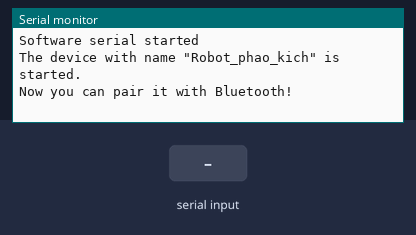
Recording of a sketch running on a simulated ESP32. On the bench: the last lines printed to the serial monitor. The inputs (shaded band) are chosen by the test bench. Nothing arrives over Bluetooth unless stated.

Above: at 1.2 s.
1.3 s: "K\n" received over Serial
At 2.3 s:
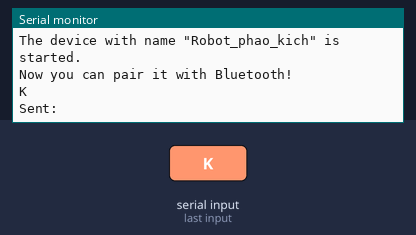
2.8 s: "1\n" received over the second serial link
At 3.5 s:
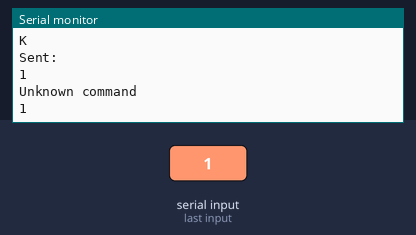
4.3 s: "0\n" received over Serial
At 5.5 s:
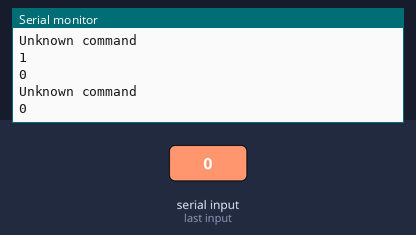
5.8 s: "2\n" received over the second serial link
At 6.9 s:
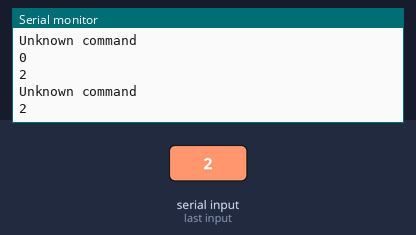
Timing chart, 0 to 8.3 s (numbered marks = the images above; inputs shaded):
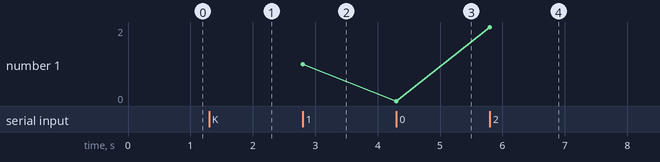

Measured:
- after the input at 1.3 s, the serial monitor: prints a new line at once (image 1)
- after the input at 2.8 s, the serial monitor: prints a new line at once (image 2)
- after the input at 4.3 s, the serial monitor: prints a new line at once (image 3)
- after the input at 5.8 s, the serial monitor: prints a new line at once (image 4)
- plotted number 1: 1 → 0 after the input at 4.3 s, 0 → 2 after the input at 5.8 s

The sketch:

test_sending_to_JQ_motor.ino
```cpp
#include <SoftwareSerial.h>
#include "BluetoothSerial.h"

String device_name = "Robot_phao_kich";

// Check if Bluetooth is available
// #if !defined(CONFIG_BT_ENABLED) || !defined(CONFIG_BLUEDROID_ENABLED)
// #error Bluetooth is not enabled! Please run `make menuconfig` to and enable it
// #endif

// // Check Serial Port Profile
// #if !defined(CONFIG_BT_SPP_ENABLED)
// #error Serial Port Profile for Bluetooth is not available or not enabled. It is only available for the ESP32 chip.
// #endif

BluetoothSerial SerialBT;

// Chọn các chân GPIO cho TX và RX
SoftwareSerial DC_servo(14, 12);  // RX, TX

void setup() {
  // Khởi động serial monitor cho debug
  Serial.begin(115200);
  while (!Serial) {
    ; // Chờ Serial sẵn sàng
  }

  // Khởi động Software Serial
  DC_servo.begin(9600);
  Serial.println("Software serial started");
  SerialBT.begin(device_name);  //Bluetooth device name
  //SerialBT.deleteAllBondedDevices(); // Uncomment this to delete paired devices; Must be called after begin
  Serial.printf("The device with name \"%s\" is started.\nNow you can pair it with Bluetooth!\n", device_name.c_str());

}

void loop() {
  // Kiểm tra nếu có dữ liệu từ Software Serial
  if (Serial.available()) {
        String command = Serial.readStringUntil('\n');
        processSerialCommand(command);
  }
  if (SerialBT.available()) {
        String command = SerialBT.readStringUntil('\n');
        processSerialCommand(command);
  }
}

void processSerialCommand(String command) {
    Serial.println(command);
    command.trim();  // Remove any leading/trailing whitespace
    if(command.startsWith("K")){
      String str = command.substring(1, command.length());
      DC_servo.println(str); // Gửi chuỗi qua SoftwareSerial
      Serial.println("Sent: " + str); // In ra Serial Monitor để debug
    } else {
        Serial.println("Unknown command");
        Serial.println(command);
    }
}
```
